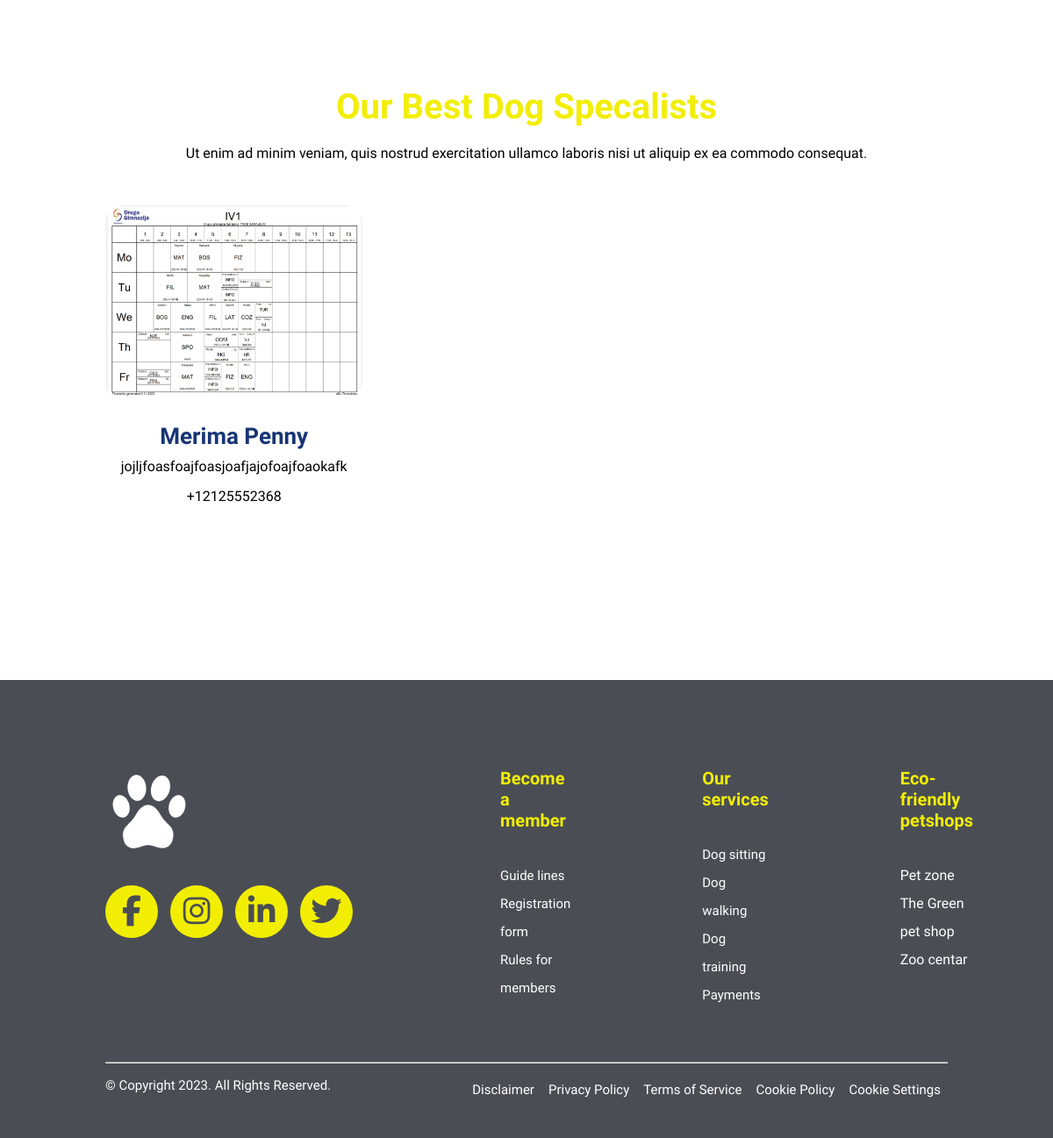
/members/ (lower part), run on an earlier commit of the app's database.
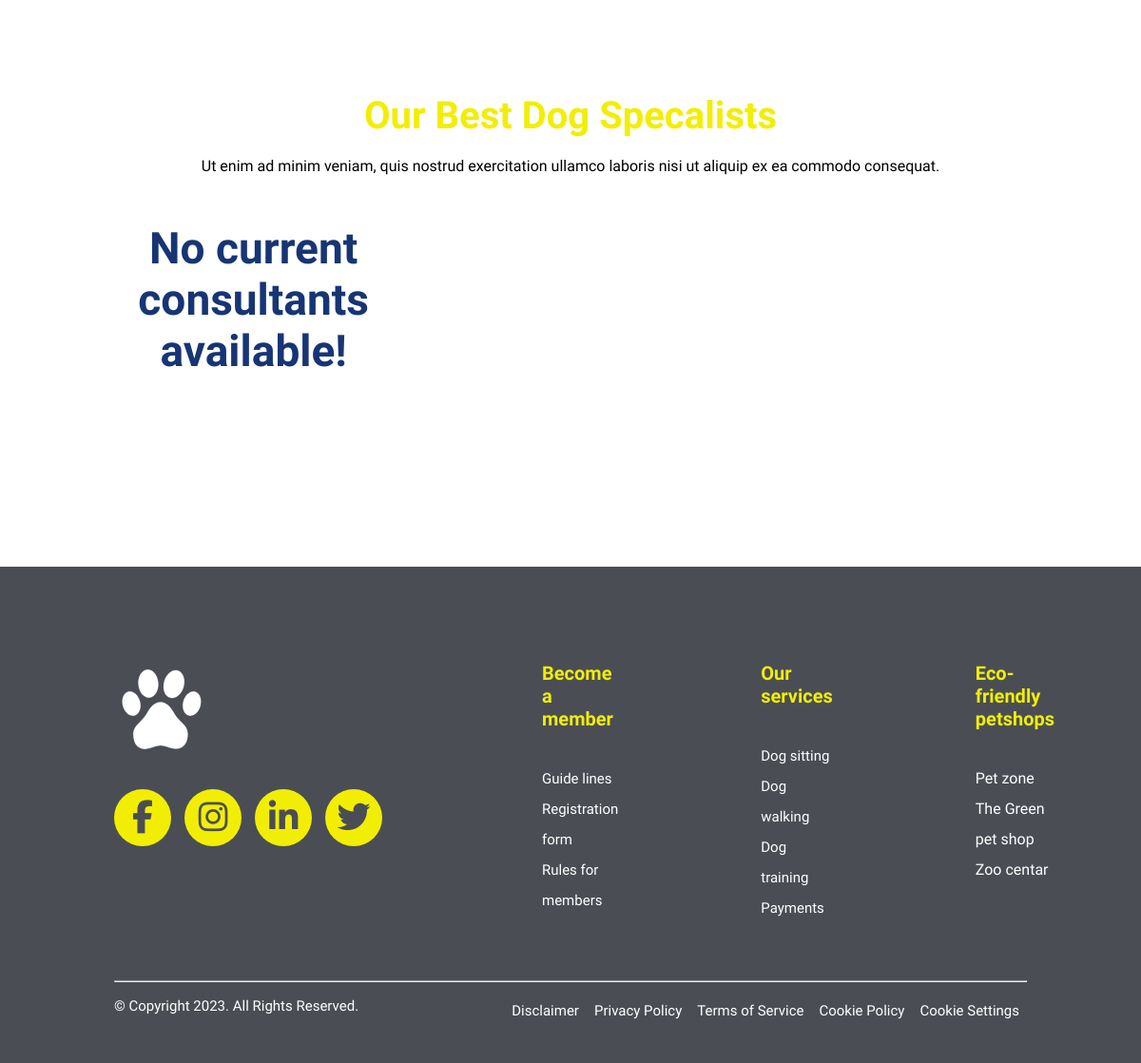
And on a later commit of the database.
### SubHazApp/models.py (models this page shows, shortened)
class Profile(models.Model):
    image = models.ImageField(upload_to='media/profile_image/')
    image_id = models.ImageField(upload_to='media/profile_id_image/')
    user = models.OneToOneField(User, null=True, on_delete=models.CASCADE)
    phone_number = PhoneField(null=False, blank=False, unique=True)
    address = models.CharField(max_length=200)
    city = models.CharField(max_length=200)
    charge_rate = models.CharField(max_length=200)
    status = models.IntegerField(choices=AUTHENTICATION, default=0)
    description = models.TextField(max_length=1000)

### SubHazApp/views.py (the view)
# urls.py: path('members/', contractors, name='contractors'),
def contractors(request):
    profiles = []
    profiles_all = Profile.objects.all()
    for profile in profiles_all:
        if profile.status == 1:
            profiles.append(profile)
    return render(request, 'SubHazApp/contractors.html', {'profiles':profiles})

### SubHazApp/templates/SubHazApp/contractors.html (shortened to what this page needs)
{% extends 'SubHazApp/base/base.html' %}
{% load static %}
{% block content %}
<section class="contractors">
    <div class="element">
        <h2 class="title-h2">Our Best Dog Specalists</h2>
        <p class="text">Ut enim ad minim veniam, quis nostrud exercitation ullamco laboris nisi ut aliquip ex ea commodo consequat.</p>
        <div class="cotractor-grid">
            {% for profile in profiles|slice:"0:6" %}
                <a href="#"><div class="contractor-display">
                    <img src="{{profile.image.url}}" alt="female-img">
                    <h3 class="title-h3">{{profile.user.first_name}} {{profile.user.last_name}}</h3>
                    <p class="text">{{profile.description}}</p>
                    <p class="text" style="margin-top: 15px;">{{profile.phone_number}}</p>
                </div></a>
            {% empty %}
            <h1 class="title-h1">No current consultants available!</h1>
            {% endfor %}
        </div>
    </div>
</section>
{% endblock %}

What changed in the data, as far as the page shows it:
removed Profile: image (picture), user.first_name "Merima", user.last_name "Penny", description "jojljfoasfoajfoasjoafjajofoajfoaokafk", phone_number "+12125552368"
Also different on the page:
text now shown: "No current consultants available!"
